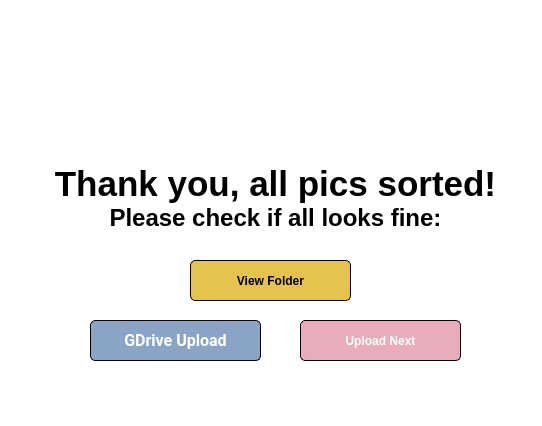
<?xml version="1.0" encoding="UTF-8"?>
<ui version="4.0">
 <class>MainWindow</class>
 <widget class="QMainWindow" name="MainWindow">
  <property name="geometry">
   <rect>
    <x>0</x>
    <y>0</y>
    <width>542</width>
    <height>426</height>
   </rect>
  </property>
  <property name="windowTitle">
   <string>Photo Organizer</string>
  </property>
  <widget class="QWidget" name="centralwidget">
   <widget class="QFrame" name="frame">
    <property name="geometry">
     <rect>
      <x>0</x>
      <y>0</y>
      <width>850</width>
      <height>580</height>
     </rect>
    </property>
    <property name="autoFillBackground">
     <bool>false</bool>
    </property>
    <property name="styleSheet">
     <string notr="true">border: 1px;
background-color: rgb(255, 255, 255);</string>
    </property>
    <property name="frameShape">
     <enum>QFrame::StyledPanel</enum>
    </property>
    <property name="frameShadow">
     <enum>QFrame::Raised</enum>
    </property>
    <widget class="QPushButton" name="viewButton">
     <property name="geometry">
      <rect>
       <x>190</x>
       <y>260</y>
       <width>161</width>
       <height>41</height>
      </rect>
     </property>
     <property name="cursor">
      <cursorShape>PointingHandCursor</cursorShape>
     </property>
     <property name="styleSheet">
      <string notr="true">background-color: rgb(230, 195, 79);
border-bottom-color: rgb(255, 255, 255);
color: rgb(0, 0, 0);
border-top-color: rgb(0, 0, 0);
border-right-color: rgb(0, 0, 0);
border-left-color: rgb(247, 247, 247);
border-left-color: rgb(0, 0, 0);
border: 1px solid #000000;
border-radius: 5;
font: 12pt &quot;Roboto&quot;;
font-weight: bold;</string>
     </property>
     <property name="text">
      <string>View Folder</string>
     </property>
    </widget>
    <widget class="QPushButton" name="dashboardButton">
     <property name="geometry">
      <rect>
       <x>90</x>
       <y>320</y>
       <width>171</width>
       <height>41</height>
      </rect>
     </property>
     <property name="font">
      <font>
       <family>Roboto</family>
       <pointsize>12</pointsize>
       <weight>75</weight>
       <italic>false</italic>
       <bold>true</bold>
      </font>
     </property>
     <property name="cursor">
      <cursorShape>PointingHandCursor</cursorShape>
     </property>
     <property name="styleSheet">
      <string notr="true">background-color: rgb(138, 164, 197);
border-bottom-color: rgb(255, 255, 255);
color: rgb(255, 255, 255);
border-top-color: rgb(0, 0, 0);
border-right-color: rgb(0, 0, 0);
border-left-color: rgb(247, 247, 247);
border-left-color: rgb(0, 0, 0);
border: 1px solid #000000;
border-radius: 5;
font: 12pt &quot;Roboto&quot;;
font-weight: bold;</string>
     </property>
     <property name="text">
      <string>GDrive Upload</string>
     </property>
    </widget>
    <widget class="QLabel" name="label_5">
     <property name="geometry">
      <rect>
       <x>30</x>
       <y>-80</y>
       <width>461</width>
       <height>211</height>
      </rect>
     </property>
     <property name="styleSheet">
      <string notr="true"/>
     </property>
     <property name="text">
      <string>&lt;html&gt;&lt;head/&gt;&lt;body&gt;&lt;p&gt;&lt;img src=&quot;:/newPrefix/resources/dino-new.png&quot;/&gt;&lt;/p&gt;&lt;/body&gt;&lt;/html&gt;</string>
     </property>
    </widget>
    <widget class="QTextEdit" name="textEdit">
     <property name="geometry">
      <rect>
       <x>-60</x>
       <y>160</y>
       <width>685</width>
       <height>70</height>
      </rect>
     </property>
     <property name="maximumSize">
      <size>
       <width>16777215</width>
       <height>70</height>
      </size>
     </property>
     <property name="styleSheet">
      <string notr="true"/>
     </property>
     <property name="html">
      <string>&lt;!DOCTYPE HTML PUBLIC &quot;-//W3C//DTD HTML 4.0//EN&quot; &quot;http://www.w3.org/TR/REC-html40/strict.dtd&quot;&gt;
&lt;html&gt;&lt;head&gt;&lt;meta name=&quot;qrichtext&quot; content=&quot;1&quot; /&gt;&lt;style type=&quot;text/css&quot;&gt;
p, li { white-space: pre-wrap; }
&lt;/style&gt;&lt;/head&gt;&lt;body style=&quot; font-family:'MS Shell Dlg 2'; font-size:8.25pt; font-weight:400; font-style:normal;&quot;&gt;
&lt;p align=&quot;center&quot; style=&quot; margin-top:0px; margin-bottom:0px; margin-left:0px; margin-right:0px; -qt-block-indent:0; text-indent:0px;&quot;&gt;&lt;span style=&quot; font-size:26pt; font-weight:600;&quot;&gt;Thank you, all pics sorted!&lt;/span&gt;&lt;/p&gt;
&lt;p align=&quot;center&quot; style=&quot; margin-top:0px; margin-bottom:0px; margin-left:0px; margin-right:0px; -qt-block-indent:0; text-indent:0px;&quot;&gt;&lt;span style=&quot; font-size:18pt; font-weight:600;&quot;&gt;Please check if all looks fine:&lt;/span&gt;&lt;/p&gt;&lt;/body&gt;&lt;/html&gt;</string>
     </property>
    </widget>
    <widget class="QPushButton" name="nextButton">
     <property name="geometry">
      <rect>
       <x>300</x>
       <y>320</y>
       <width>161</width>
       <height>41</height>
      </rect>
     </property>
     <property name="cursor">
      <cursorShape>PointingHandCursor</cursorShape>
     </property>
     <property name="styleSheet">
      <string notr="true">background-color: #e9acbc;
border-bottom-color: rgb(255, 255, 255);
color: rgb(255, 255, 255);
border-top-color: rgb(0, 0, 0);
border-right-color: rgb(0, 0, 0);
border-left-color: rgb(247, 247, 247);
border-left-color: rgb(0, 0, 0);
border: 1px solid #000000;
border-radius: 5;
font: 12pt &quot;Roboto&quot;;
font-weight: bold;</string>
     </property>
     <property name="text">
      <string>Upload Next</string>
     </property>
    </widget>
   </widget>
  </widget>
 </widget>
 <resources/>
 <connections/>
</ui>
